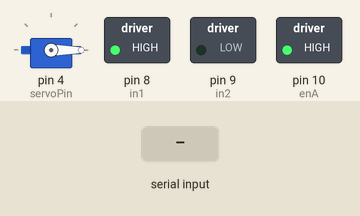
Simulated run of this sketch. Board: Arduino Uno, built with avr-gcc and run on an emulated ATmega328P. Parts: servo, switched loads named in the sketch (green lamp = pin HIGH). The test bench sets the inputs (shaded band).

Above: at 1.2 s.
1.3 s: byte 1 (1) received over Serial
At 2.8 s:
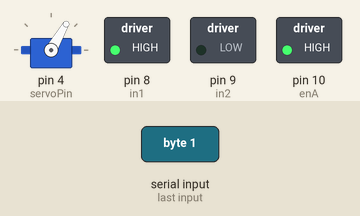
Timing chart, 0 to 4.5 s (numbered marks = the images above; inputs shaded):
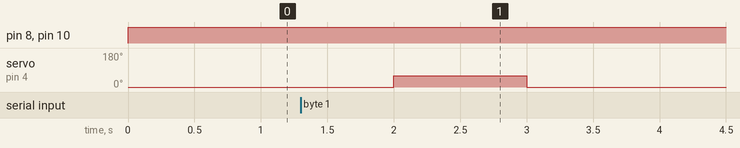

The sketch:

ultrahack.ino
```cpp
// connect motor controller pins to Arduino digital pins
// motor one
int enA = 10;
int in1 = 8;
int in2 = 9;

#include <Servo.h>
 Servo Servo1;
 int servoPin = 4;

void setup()
{
  Serial.begin(9600);
Servo1.attach(servoPin);
  // set all the motor control pins to outputs
  pinMode(enA, OUTPUT);
   pinMode(in1, OUTPUT);
  pinMode(in2, OUTPUT);
 }
void demoOne()
{

  digitalWrite(in1, HIGH);
  digitalWrite(in2, LOW);
  // set speed to 200 out of possible range 0~255
  analogWrite(enA, 255);
  }
 void loop()
{
    int inByte;
if(Serial.available()){
   inByte=Serial.read();
   if(inByte==1){
   Servo1.write(60);
   delay(1000);
   }

}
Servo1.write(0);
if(Serial.available()){
   if(inByte==0){
    Servo1.write(-60);
    delay(1000);
    }
   }
  demoOne();
  delay(2000);

}
```

Measured:
- after the input at 1.3 s, servo on pin 4 (servoPin): 0° → 60° after 0.70 s, → 0° 1.0 s later
